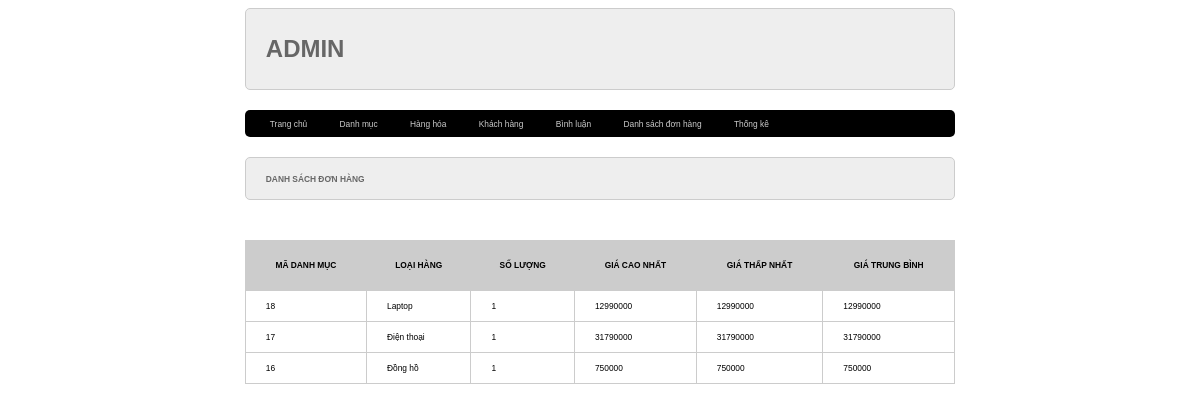
The page /admin/index.php?act=thongke on the database its author committed.
### tables this page shows
CREATE TABLE `danhmuc` (
  `id` int(11) NOT NULL,
  `name` varchar(255) NOT NULL
);

### model/pdo.php (called while the page is built, shortened)
<?php
function pdo_get_connection()
{
    $dburl = "mysql:host=localhost;dbname=duanmau2024;charset=utf8";
    $username = 'root';
    $password = '';
    $conn = new PDO($dburl, $username, $password);
    $conn->setAttribute(PDO::ATTR_ERRMODE, PDO::ERRMODE_EXCEPTION);
    return $conn;
}
function pdo_query($sql)
{
    $sql_args = array_slice(func_get_args(), 1);
    try {
        $conn = pdo_get_connection();
        $stmt = $conn->prepare($sql);
        $stmt->execute($sql_args);
        $rows = $stmt->fetchAll();
        return $rows;
    } catch (PDOException $e) {
        throw $e;
    } finally {
        unset($conn);
    }
}

### model/cart.php (called while the page is built, shortened)
<?php
function loadall_thongke()
{
    $sql = "select danhmuc.id as madm, danhmuc.name as tendm, count(sanpham.id) as countsp, min(sanpham.price) as minprice, max(sanpham.price) as maxprice, avg(sanpham.price) as avgprice ";
    $sql .= "from sanpham left join danhmuc on danhmuc.id=sanpham.iddm ";
    $sql .= "group by danhmuc.id order by danhmuc.id desc";
    $listthongke = pdo_query($sql);
    return $listthongke;
}

### admin/thongke/list.php (the view, shortened to what this page needs)
<div class="row">
    <div class="row formtitle mb">
        <h1>DANH SÁCH ĐƠN HÀNG</h1>
    </div>
    <div class="row formcontent">
        <div class="row mb10 formdsloai">
            <table>
                <tr>
                    <th>MÃ DANH MỤC</th>
                    <th>LOẠI HÀNG</th>
                    <th>SỐ LƯỢNG</th>
                    <th>GIÁ CAO NHẤT</th>
                    <th>GIÁ THẤP NHẤT</th>
                    <th>GIÁ TRUNG BÌNH</th>
                </tr>
                <?php
                foreach ($listthongke as $tk) {
                    extract($tk);
                    echo '<tr>
                        <td>' . $madm . '</td>
                        <td>' . $tendm . '</td>
                        <td>' . $countsp . '</td>
                        <td>' . $maxprice . '</td>
                        <td>' . $minprice . '</td>
                        <td>' . $avgprice . '</td>
                    </tr>';
                }
                ?>
            </table>
        </div>
    </div>
</div>

### view/css/style.css (style rules this page uses)
* { box-sizing: border-box; font-family: sans-serif; font-size: 0.7vw; }
.row { float: left; width: 100%; }
.mb { margin-bottom: 20px; }
.mb10 { margin-bottom: 10px; }
.formtitle { background-color: #eee; border: 1px #ccc solid; color: #666; border-radius: 5px; padding: 10px 20px; }
.formcontent { padding: 20px 0px; }
.formdsloai table { width: 100%; border-collapse: collapse; }
.formdsloai table th { padding:20px; background-color: #ccc; }
.formdsloai table td { padding: 10px 20px; border: 1px #ccc solid; }

### rows shown on the page
danhmuc: id "18", name "Laptop", countsp "1", maxprice "12990000", minprice "12990000", avgprice "12990000"
danhmuc: id "17", name "Điện thoại", countsp "1", maxprice "31790000", minprice "31790000", avgprice "31790000"
danhmuc: id "16", name "Đồng hồ", countsp "1", maxprice "750000", minprice "750000", avgprice "750000"
